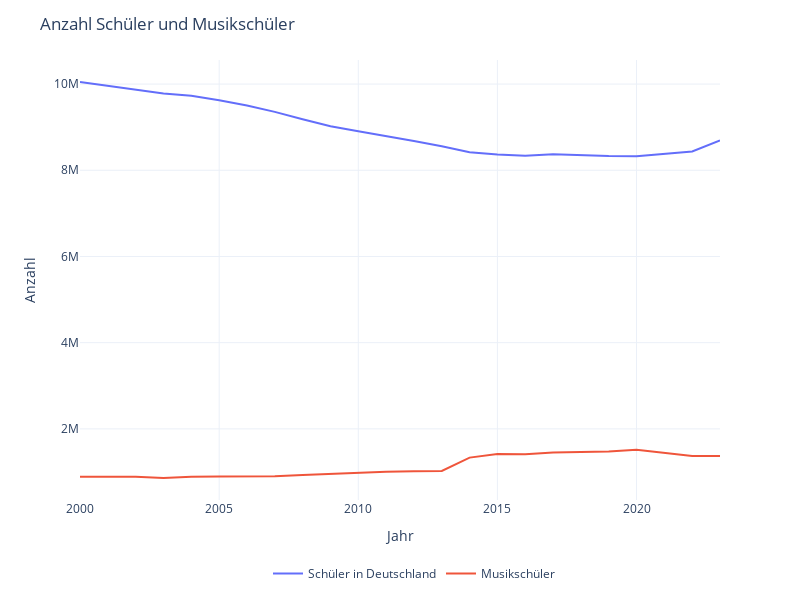

The notebook cell this image was saved under:
### Code cell
fig = px.line(data, y=['Schüler in Deutschland', 'Musikschüler'], template='plotly_white')
fig.update_layout(title='Anzahl Schüler und Musikschüler',autosize=False, width=800,height=600)
fig.update_yaxes(title='Anzahl')
fig.update_layout(legend=dict(
    orientation='h',
    yanchor='bottom',
    y=-0.2,
    xanchor='right',
    x=0.75,
    title=''
))
fig.show()

### Figure 1 — Plotly figure (JSON) as saved in the notebook; plotly's stock layout.template omitted (floating-point values rounded to 4 significant figures)
{"data": [{"hovertemplate": "variable=Schüler in Deutschland<br>Jahr=%{x}<br>value=%{y}<extra></extra>", "legendgroup": "Schüler in Deutschland", "line": {"color": "#636efa", "dash": "solid"}, "marker": {"symbol": "circle"}, "mode": "lines", "name": "Schüler in Deutschland", "orientation": "v", "showlegend": true, "type": "scatter", "x": ["2000-01-01T00:00:00", "2001-01-01T00:00:00", "2002-01-01T00:00:00", "2003-01-01T00:00:00", "2004-01-01T00:00:00", "2005-01-01T00:00:00", "2006-01-01T00:00:00", "2007-01-01T00:00:00", "2008-01-01T00:00:00", "2009-01-01T00:00:00", "2010-01-01T00:00:00", "2011-01-01T00:00:00", "2012-01-01T00:00:00", "2013-01-01T00:00:00", "2014-01-01T00:00:00", "2015-01-01T00:00:00", "2016-01-01T00:00:00", "2017-01-01T00:00:00", "2018-01-01T00:00:00", "2019-01-01T00:00:00", "2020-01-01T00:00:00", "2021-01-01T00:00:00", "2022-01-01T00:00:00", "2023-01-01T00:00:00"], "xaxis": "x", "y": [10048395, 9960447, 9870445, 9780277, 9727034, 9624854, 9505241, 9355857, 9183811, 9023572, 8905800, 8796894, 8678196, 8556879, 8420111, 8366666, 8335061, 8369513, 8346707, 8330457, 8326884, 8380767, 8436221, 8693344], "yaxis": "y"}, {"hovertemplate": "variable=Musikschüler<br>Jahr=%{x}<br>value=%{y}<extra></extra>", "legendgroup": "Musikschüler", "line": {"color": "#EF553B", "dash": "solid"}, "marker": {"symbol": "circle"}, "mode": "lines", "name": "Musikschüler", "orientation": "v", "showlegend": true, "type": "scatter", "x": ["2000-01-01T00:00:00", "2001-01-01T00:00:00", "2002-01-01T00:00:00", "2003-01-01T00:00:00", "2004-01-01T00:00:00", "2005-01-01T00:00:00", "2006-01-01T00:00:00", "2007-01-01T00:00:00", "2008-01-01T00:00:00", "2009-01-01T00:00:00", "2010-01-01T00:00:00", "2011-01-01T00:00:00", "2012-01-01T00:00:00", "2013-01-01T00:00:00", "2014-01-01T00:00:00", "2015-01-01T00:00:00", "2016-01-01T00:00:00", "2017-01-01T00:00:00", "2018-01-01T00:00:00", "2019-01-01T00:00:00", "2020-01-01T00:00:00", "2021-01-01T00:00:00", "2022-01-01T00:00:00", "2023-01-01T00:00:00"], "xaxis": "x", "y": [890079, 890079, 890079, 859903, 888347, 893538, 903261, 901091, 930007, 957668, 983347, 1006646, 1018378, 1025180, 1332634, 1415028, 1412838, 1451496, 1463894, 1474856, 1514068, 1437393, 1369112, 1369112], "yaxis": "y"}], "layout": {"autosize": false, "height": 600, "legend": {"orientation": "h", "title": {"text": ""}, "tracegroupgap": 0, "x": 0.75, "xanchor": "right", "y": -0.2, "yanchor": "bottom"}, "margin": {"t": 60}, "title": {"text": "Anzahl Schüler und Musikschüler"}, "width": 800, "xaxis": {"anchor": "y", "domain": [0, 1], "title": {"text": "Jahr"}}, "yaxis": {"anchor": "x", "domain": [0, 1], "title": {"text": "Anzahl"}}}}
